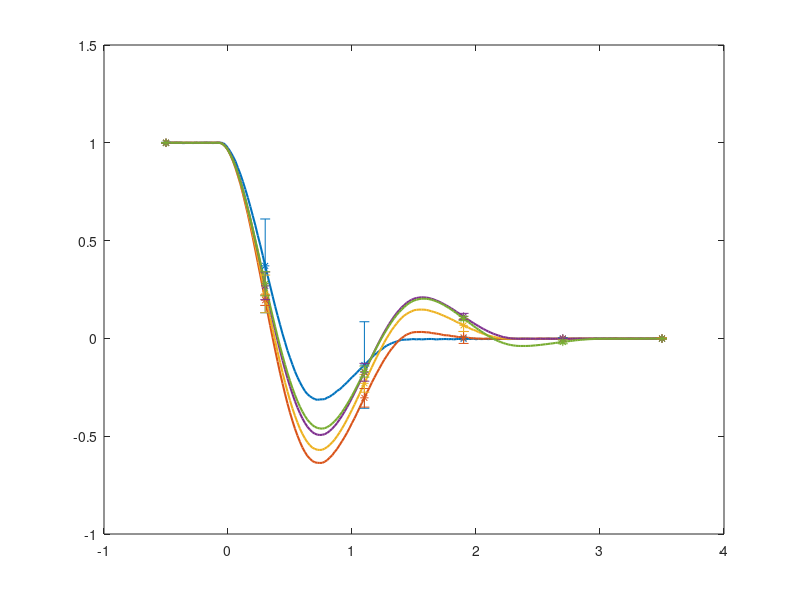

Write MATLAB code to recreate this figure. (Note: this script raises an error after producing the figure.)
%%%%%%%%%%%%%%%%%%%%%%%%%%%%%%%%%%%%%%%%%%%%%%%%%%%%%%%%%%%%%%%%%%%%%%%%%%
%%%%                        Heave Decay                               %%%%
%%%%%%%%%%%%%%%%%%%%%%%%%%%%%%%%%%%%%%%%%%%%%%%%%%%%%%%%%%%%%%%%%%%%%%%%%%
clear all; close all; clc;

load('heaveDecayCase.mat')
load ./exp/HeaveDecay_norm_postp_mean.mat

%% Plot Exp Data and WS
figure;

%EXP
for i=1:5
    plot(T_mean(i).t_corrected,T_mean(i).y_norm,'-','LineWidth',1.5);hold on
end
set(gca,'ColorOrderIndex',1)
set(gcf, 'Color', 'w');
for j=1:length(T_mean(1).error_bar_norm)
    ind(j)= find(T_mean(i).t_corrected==T_mean(i).t_error_bar(j));
end
for i = 1:5
    errorbar(T_mean(i).t_error_bar,T_mean(i).y_norm(ind(:)),T_mean(i).error_bar_norm,'*'); hold on;
end

disp = [3,5,7,10,15];
%Linear WS
hold on
set(gca,'ColorOrderIndex',1)
set(gcf, 'Color', 'w');
for i = 1:length(mcr.cases(:,1))
    load(['./heaveDecay_linear_c450_cd128/heaveDecayCase_',num2str(mcr.cases(i)*100,'%2g'),'cm/FOSWEC_Heave_matlabWorkspace.mat']) 
    plot(output.bodies(2).time,(output.bodies(2).position(:,3)-body(2).cg(3))*100/disp(i),':','LineWidth',1.5);   
    hold on
end

% %Linear WS noCd
% hold on
% set(gca,'ColorOrderIndex',1)
% set(gcf, 'Color', 'w');
% for i = 1:length(mcr.cases(:,1))
%     load(['./heaveDecay_linear_c450_cd0/heaveDecayCase_',num2str(mcr.cases(i)*100,'%2g'),'cm/FOSWEC_Heave_matlabWorkspace.mat']) 
%     plot(output.bodies(2).time,(output.bodies(2).position(:,3)-body(2).cg(3))*100/disp(i),'-.','LineWidth',1.5);   
%     hold on
% end

xlabel('t [s]')
ylabel('z/z_o')
xlim([-0.5 3.5])
for i = 1:length(disp)
    leg{i} = ['z_0 = ' num2str(disp(i),3) ' cm'];
end
legend(leg,'location','northeast')
% title(['Heave Decay Exp, Linear (cd 1.28, c ',num2str(body(3).linearDamping(3),'%2g'),...
%    ') Linear (cd ',num2str(body(3).viscDrag.cd(3),'%2g'),', c ',num2str(body(3).linearDamping(3),'%2g'),')'])

savefig('heaveDecay_norm_Exp_WS.fig')


%% Plot WS with and without cd
figure;

% %EXP
% for i=1:5
%     plot(T_mean(i).t_corrected,T_mean(i).y_norm,'-','LineWidth',1.5);hold on
% end
% set(gca,'ColorOrderIndex',1)
% set(gcf, 'Color', 'w');
% for j=1:length(T_mean(1).error_bar_norm)
%     ind(j)= find(T_mean(i).t_corrected==T_mean(i).t_error_bar(j));
% end
% for i = 1:5
%     errorbar(T_mean(i).t_error_bar,T_mean(i).y_norm(ind(:)),T_mean(i).error_bar_norm,'*'); hold on;
% end

disp = [3,5,7,10,15];
%Linear WS
hold on
set(gca,'ColorOrderIndex',1)
set(gcf, 'Color', 'w');
for i = 1:length(mcr.cases(:,1))
    load(['./heaveDecay_linear_c450_cd128/heaveDecayCase_',num2str(mcr.cases(i)*100,'%2g'),'cm/FOSWEC_Heave_matlabWorkspace.mat']) 
    plot(output.bodies(2).time,(output.bodies(2).position(:,3)-body(2).cg(3))*100/disp(i),':','LineWidth',1.5);   
    hold on
end

%Linear WS noCd
hold on
set(gca,'ColorOrderIndex',1)
set(gcf, 'Color', 'w');
for i = 1:length(mcr.cases(:,1))
    load(['./heaveDecay_linear_c450_cd0/heaveDecayCase_',num2str(mcr.cases(i)*100,'%2g'),'cm/FOSWEC_Heave_matlabWorkspace.mat']) 
    plot(output.bodies(2).time,(output.bodies(2).position(:,3)-body(2).cg(3))*100/disp(i),'-.','LineWidth',1.5);   
    hold on
end

xlabel('t [s]')
ylabel('z/z_o')
xlim([0 3.5])
ylim([-0.8 1.2])
for i = 1:length(disp)
    leg{i} = ['z_0 = ' num2str(disp(i),3) ' cm'];
end
legend(leg,'location','northeast')
% title(['Heave Decay Exp, Linear (cd 1.28, c ',num2str(body(3).linearDamping(3),'%2g'),...
%    ') Linear (cd ',num2str(body(3).viscDrag.cd(3),'%2g'),', c ',num2str(body(3).linearDamping(3),'%2g'),')'])

savefig('heaveDecay_norm_WS_Comp.fig')